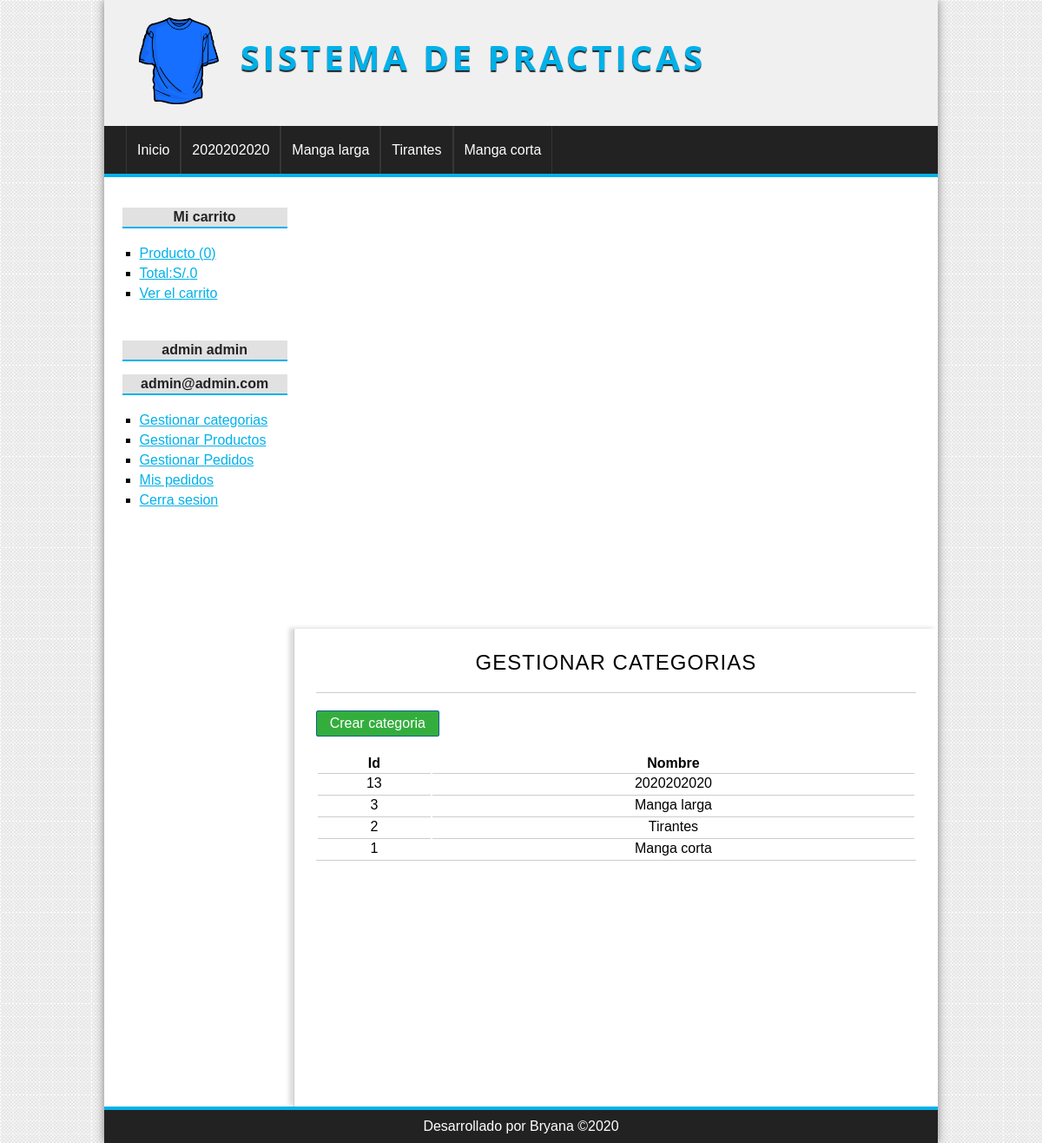
/categoria/index (signed in), run on the app's committed database.
### tables this page shows
CREATE TABLE IF NOT EXISTS `categorias` (
  `id` int(255) NOT NULL AUTO_INCREMENT,
  `nombre` varchar(100) NOT NULL,
  PRIMARY KEY (`id`)
);

### config/db.php (called while the page is built)
<?php
class Database
{
	public static function connect()
	{
		$bd = new mysqli('localhost','root','','tienda_master');
		$bd ->query("SET NAMES 'UTF-8'");
		return $bd;
	}
}
?>

### helpers/utils.php (called while the page is built, shortened)
<?php
class Utils{
	public static function showCategorias(){
		require_once 'models/categoria.php';
		$categoria = new Categoria();
		$categorias = $categoria->getAll();
		return $categorias;
	}
}
?>

### models/categoria.php (called while the page is built, shortened)
<?php
class Categoria{
	private $db;
	public function __construct(){
		$this->db = Database::connect();
	}
	public function getAll(){
		$categorias = $this->db->query("SELECT * FROM categorias ORDER BY id DESC ");
		return $categorias;
	}
}
?>

### controllers/categoriaController.php (called while the page is built, shortened)
<?php
require_once 'models/categoria.php';
class categoriaController{
	public function index(){
		$categoria = new categoria();
		$categorias = $categoria -> getAll();
		require_once 'views/categoria/index.php';
	}
}
?>

### views/categoria/index.php (the view, shortened to what this page needs)
<h1>GESTIONAR CATEGORIAS</h1>
<a href="<?=base_url?>categoria/crear" class="button button-small">
Crear categoria
</a>
<table >
	<tr>
		<th>Id</th>
		<th>Nombre</th>
	</tr>
	<?php while ($cat = $categorias->fetch_object()):?>
		<tr>
			<td><?= $cat->id;?></td>
			<td><?= $cat->nombre;?></td>
		</tr>
	<?php endwhile; ?>
</table>

### views/layout/header.php (shortened to what this page needs)
<!DOCTYPE html>
<html lang="es">
<head>
	<link rel="stylesheet" href="<?=base_url?>assets/css/styles.css">
</head>
<body>
	<div id="container">
		<header id="header">
			<div id="logo">
				<img src="<?=base_url?>assets/img/camiseta.png" alt="TIENDA ONLINE">
				<a href="<?=base_url?>">
					SISTEMA DE PRACTICAS
				</a>
			</div>
		</header>
		<?php $categorias = Utils::showCategorias();?>
		<nav id="menu" class="">
			<ul>
				<li>
					<a href="<?=base_url?>">Inicio</a>
				</li>
				<?php while ($cat = $categorias->fetch_object()): ?>
					<li>
						<a href="<?=base_url?>categoria/ver&id=<?=$cat->id?>"><?=$cat->nombre?></a>
					</li>
				<?php endwhile;?>
			</ul>
		</nav>
		<div id="content">

### assets/css/styles.css (style rules this page uses)
* { padding: 0px; margin: 0px; font-family: sans-serif, Helvetica, Arial; }
body { background: url(../img/bg.png); }
a { color: #01B1EA; }
table { text-align: center; width: 100%; border-bottom: 1px solid #ccc; }
td { border-top: 1px solid #ccc; padding: 2px; }
#container { width: 80%; margin: 0px auto; box-shadow: 0px 0px 10px gray; background: white; }
#header { height: 145px; background: #F0F0F0; }
#logo { padding: 20px; margin-left: 20px; float:left; }
#logo img { float:left; height: 100px; }
#logo a { float:left; font-size: 40px; letter-spacing: 4px; font-family: 'Open Sans', Helvetica, Arial; text-transform: uppercase; color: #01B1EA; font-weight: bold; text-decoration: none; margin-top: 18px; margin-left: 25px; text-shadow: 0px 2px 1px #222222; transition: all 300ms; }
#menu { clear:both; background: #222; color: white; height: 55px; border-bottom: 4px solid #01B1EA; }
#menu ul { list-style: none; text-decoration: none; margin: 0px auto; margin-left: 25px; }
#menu ul li { line-height: 55px; float:left; border-right: 1px solid #363636; }
#menu a { display: block; color: white; text-decoration: none; padding-left: 12px; padding-right: 12px; transition: all 300ms; }
#menu a:first-child { border-left: 1px solid #363636; }
#content { margin: 0px auto; overflow: hidden; background: white; }
input[type="button"], input[type="submit"], button, .button { display: block; border-radius: 2px; width: auto; padding: 5px; padding-left: 10px; padding-right: 10px; color: white; background: #2979CD; border: 1px solid #11608E; cursor:pointer; }
.button { background: #33AE3D; color: white !important; text-decoration: none; }
.button-small { width: 120px; text-align: center; margin-bottom: 20px; }
#central h1 { font-size: 24px; font-weight: normal; letter-spacing: 1px; text-align: center; border-bottom: 1px solid #ccc; margin-bottom: 20px; padding: 20px; padding-top: 0px; }

### data on the page
categorias: nombre "2020202020", id "13"
categorias: nombre "Manga larga", id "3"
categorias: nombre "Tirantes", id "2"
categorias: nombre "Manga corta", id "1"

### other printed values
$stats['count'] "0"
$stats['total'] "0"
$_SESSION['identityt']->nombre "admin"
$_SESSION['identityt']->apellidos "admin"
$_SESSION['identityt']->email "admin@admin.com"
